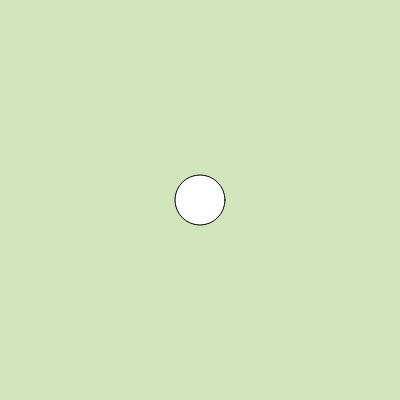
Frame 1 (no input)
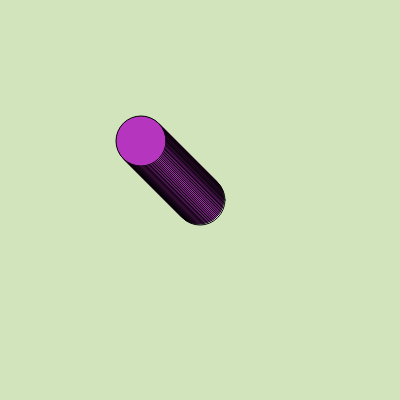
Frame 60 (no input)
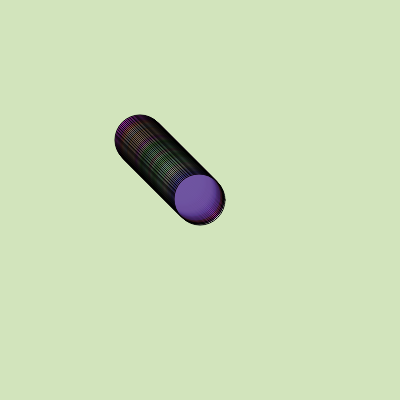
Frame 120 (the mouse pressed at the canvas centre since frame 60)

The p5.js sketch that drew these frames (run headless with seeded random() and noise() and a simulated clock; from frame 60 on, the mouse is pressed at the canvas centre):

// p5.js sketch
// ── sketch.js
let cor;
let posicaoHorizontal=200;
 let posicaoVertical=200;
function setup() {
  createCanvas(400, 400);
  background("#D2E4BC")
  cor =color(random(0,255), random(0,255),random(0,255));
 
}

  function draw() { 
  circle(posicaoHorizontal, posicaoVertical, 50);
    fill(cor) ;

   if(mouseX > posicaoHorizontal){
     posicaoHorizontal = posicaoHorizontal +1;
   }    if(mouseX < posicaoHorizontal){
     posicaoHorizontal = posicaoHorizontal -1;
   }

   if(mouseY > posicaoVertical){
     posicaoVertical = posicaoVertical +1;
   }  
    if(mouseY < posicaoVertical){
     posicaoVertical = posicaoVertical -1;
   }    
    if(mouseIsPressed){
     cor =color(random(0,255), random(0,255),random(0,255), random(0, 100)); 
    }
}
